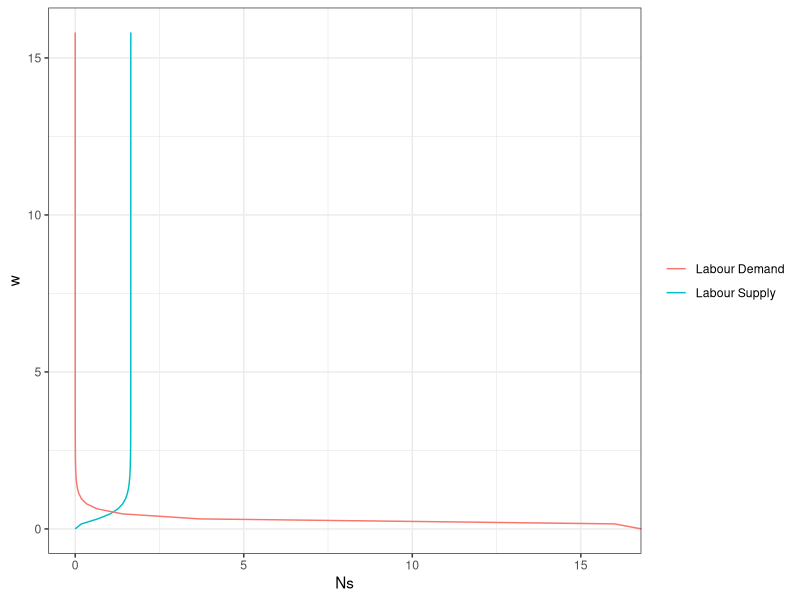
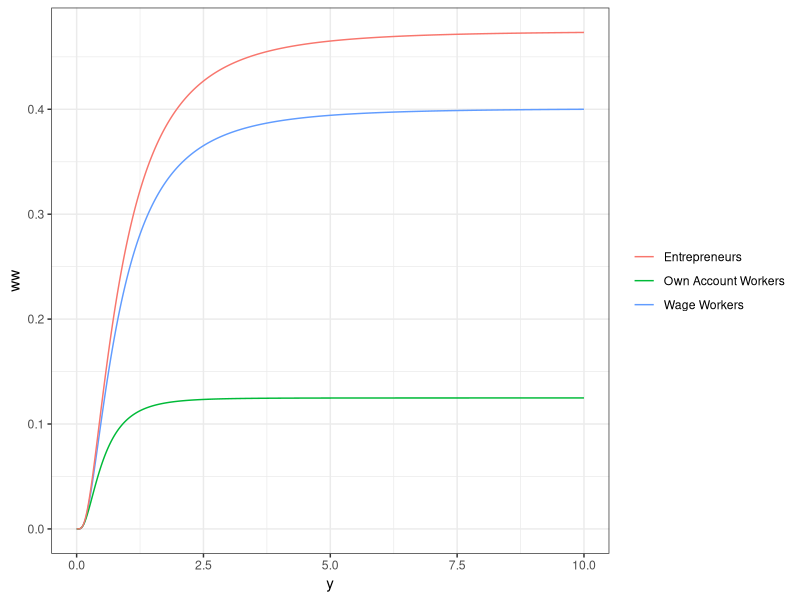
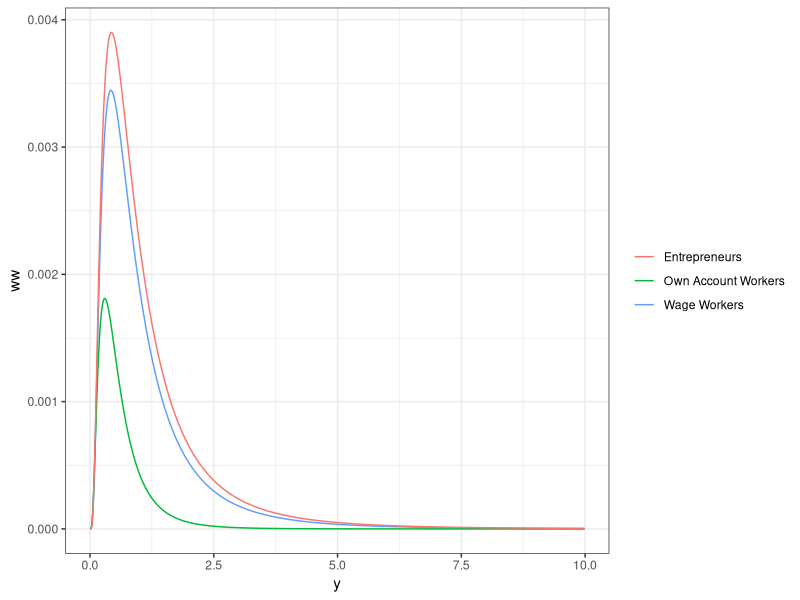

Write R code to recreate these figures, in order.
############################## TOP INCOMES MODEL 3 #############################

# Solve for general eqbmn and build figures for the third version of the model

################################ INITIALISATION ################################

rm(list = ls())
gc()

library(ggplot2)
library(tidyr)

############################### PARAMETER VALUES ###############################

a <- 0.5 # share of managerial labour
tau <- 0.2 # labour market "friction"
mu <- c(0, 0) # means of the normal distributions
o <- c(1, 1) # standard deviations of the normal distributions

# Use (m[1],o[1]) as the parameters of the m distribution, (m[2],o[2]) as the 
# parameters of the s distribution 

################################ LABOUR SUPPLY #################################

# Given w and parameters, this function returns labour supply
get_Ns <- function(w, mu, o, a, tau){
  
  chi <- (w / (a ^ a * (1 - a) ^ (1 - a))) ^ (1 / a)
  
  temp <- function(ln_z){
    
    return((1 / o[2]) * 
             dnorm((ln_z - (mu[2] + o[2] ^ 2)) / o[2]) * 
             pnorm((ln_z + log(chi) + log((1 - tau) ^ (1 / a)) - mu[1]) / o[1]))
    
  }
  
  return(exp(mu[2] + (o[2] ^ 2) / 2) * integrate(temp, -Inf, Inf)$value)
  
}

# Choose the maximum w so that chi is 1000
w_max <- 1000 ^ a * (1 - a) ^ (1 - a) * a ^ a
w <- seq(0, w_max, length.out = 100)
Ns <- rep(0, 100)

# Labour Supply values
Ns[2:100] <- sapply(w[2:100], get_Ns, mu = mu, o = o, a = a, tau = tau)

################################ LABOUR DEMAND #################################

# Given w and parameters, this function returns labour demand
get_Nd <- function(w, mu, o, a, tau){
  
  chi <- (w / (a ^ a * (1 - a) ^ (1 - a))) ^ (1 / a)
  
  temp <- function(ln_z){
    
    return((1 / o[2]) * dnorm((ln_z - mu[2]) / o[2]) * 
             (1 - pnorm((ln_z + log(chi) - (mu[1] + o[1] ^ 2)) / o[1])))
    
  }

  return(exp(mu[1] + (o[1] ^ 2) / 2) * ((1 - a) / w) ^ (1 / a) *
           integrate(temp, -Inf, Inf)$value)
  
}

# labour demand values
Nd <- sapply(w, get_Nd, mu = mu, o = o, a = a, tau = tau)

########################### DEMAND AND SUPPLY PLOT #############################

# Combined plot of labour demand and supply
data.frame(w = w, Ns = Ns, Nd = Nd) %>% 
  ggplot() +
  geom_line(aes(x = Ns, y = w, colour = "Labour Supply")) +
  geom_line(aes(x = Nd, y = w, colour = "Labour Demand")) +
  theme_bw() +
  theme(legend.title=element_blank())

######################### SOLVE FOR EQUILIBIRUM WAGE ###########################

# Use a simple split the difference algorithm to solve for the equilibrium wage

# Target Ns - Nd. This is positive for w too high and negative for w too low

# Initial lower and upper bounds obtained from Nd and Ns vectors
low <- w[Ns - Nd < 0][which.max((Ns - Nd)[Ns - Nd < 0])]
high <- w[Ns - Nd > 0][which.min((Ns - Nd)[Ns - Nd > 0])]

exit <- 0

while(exit == 0){
  
  mid <- (high + low) / 2
  
  gap <- get_Ns(mid, mu, o, a, tau) - get_Nd(mid, mu, o, a, tau)
  
  if (gap > 0){
    
    high <- mid
    
  }
  
  if (gap < 0){
    
    low <- mid
    
  }
  
  if (abs(gap) < 0.00001){
    
    exit <- 1
    
  }
  
}

w_star <- mid

######################## FRACTION IN SELF EMPLOYMENT ###########################

chi <- (w_star / (a ^ a * (1 - a) ^ (1 - a))) ^ (1 / a)

temp <- function(ln_z){
  
  return(
    (1 / o[2]) * 
      dnorm((ln_z - mu[2]) / o[2]) * 
      pnorm((ln_z + log(chi) + log((1 - tau) ^ (1 / a)) - mu[1]) / o[1]))
 
}

se_share <- 1 - integrate(temp, -Inf, Inf)$value
se_share

############################# INCOME DISTRIBUTION ##############################

# sequence of incomes
K <- 1000
y <- seq(0, 10, length.out = K)

# useful quantity
chi <- (w_star / (a ^ a * (1 - a) ^ (1 - a))) ^ (1 / a)

#### WAGE WORKERS ####

get_ww_dist <- function(w_star, mu, o, a, tau, chi, y){
  
  temp <- function(ln_z){
  
    return(
      (1 / o[2]) * 
        dnorm((ln_z - mu[2]) / o[2]) * 
        pnorm((ln_z + log(chi) + log((1 - tau) ^ (1 / a)) - mu[1]) / o[1]))
  
  }
  
  top <- log(y) - log(w_star * (1 - tau))
  
  return(integrate(temp, -Inf, top)$value)
  
      
}

ww_dist <- rep(0, K)
ww_dist[2:K] <- sapply(y[2:K], get_ww_dist, w_star = w_star, mu = mu, o = o,
                         a = a, tau = tau, chi = chi)

#### SELF EMPLOYED (OWN ACCOUNT) ####

get_oa_dist <- function(w_star, mu, o, a, tau, chi, y){
  
  temp_one <- function(ln_z){
    
    return(
      (1 / o[2]) * 
        dnorm((ln_z - mu[2]) / o[2]) * 
        (pnorm((log(chi) + ln_z - mu[1]) / o[1]) -
           pnorm((log(chi) + log((1 - tau) ^ (1 / a)) + ln_z - mu[1]) / o[1])))
  }
  
  temp_two <- function(ln_z){
    
    return(
      (1 / o[2]) * 
        dnorm((ln_z - mu[2]) / o[2]) * 
        (pnorm((log(chi) + (1 / a) * log(y / w_star) - ((1 - a) / a) * ln_z - mu[1]) / o[1]) -
           pnorm((log(chi) + log((1 - tau) ^ (1 / a)) + ln_z - mu[1]) / o[1])))
  }
  
  mid <- log(y / w_star)
  top <- log(y / (w_star * (1  - tau)))
  
  return(integrate(temp_one, -Inf, mid)$value + 
           integrate(temp_two, mid, top)$value)
  
  
}

oa_dist <- rep(0, K)
oa_dist[2:K] <- sapply(y[2:K], get_oa_dist, w_star = w_star, mu = mu, o = o,
                          a = a, tau = tau, chi = chi)


#### SELF EMPLOYED (ENTREPRENEURS) ####

get_ent_dist <- function(w_star, mu, o, a, tau, chi, y){
  
  temp <- function(ln_z){
    
    return(
      (1 / o[2]) * 
        dnorm((ln_z - mu[2]) / o[2]) * 
        (pnorm((log(chi) + log(y / w_star) - mu[1]) / o[1]) -
        pnorm((log(chi) + ln_z - mu[1]) / o[1])))
    }
  
  top <- log(y / w_star)
  
  return(integrate(temp, -Inf, top)$value)
  
  
}

ent_dist <- rep(0, K)
ent_dist[2:K] <- sapply(y[2:K], get_ent_dist, w_star = w_star, mu = mu, o = o,
                         a = a, tau = tau, chi = chi)

#### MAKE A PLOT ####

# Distributions
data.frame(y = y, ww = ww_dist, oa = oa_dist, ent = ent_dist) %>%
  ggplot() +
  geom_line(aes(x = y, y = ww, colour = "Wage Workers")) +
  geom_line(aes(x = y, y = oa, colour = "Own Account Workers")) +
  geom_line(aes(x = y, y = ent, colour = "Entrepreneurs")) +
  theme_bw() +
  theme(legend.title=element_blank())

# Approximate Densities
data.frame(y = y[1:(K - 1)], 
           ww = ww_dist[2:K] - ww_dist[1:(K - 1)], 
           oa = oa_dist[2:K] - oa_dist[1:(K - 1)], 
           ent = ent_dist[2:K] - ent_dist[1:(K - 1)]) %>%
  ggplot() +
  geom_line(aes(x = y, y = ww, colour = "Wage Workers")) +
  geom_line(aes(x = y, y = oa, colour = "Own Account Workers")) +
  geom_line(aes(x = y, y = ent, colour = "Entrepreneurs")) +
  theme_bw() +
  theme(legend.title=element_blank())

#### TOP 1% ####

total <- ww_dist + oa_dist + ent_dist

i <- sum(total - 0.99 < 0)

ww_top1 <- ww_dist[K] - ww_dist[i]
oa_top1 <- oa_dist[K] - oa_dist[i]
ent_top1 <- ent_dist[K] - ent_dist[i]

ww_top1 + oa_top1 + ent_top1
